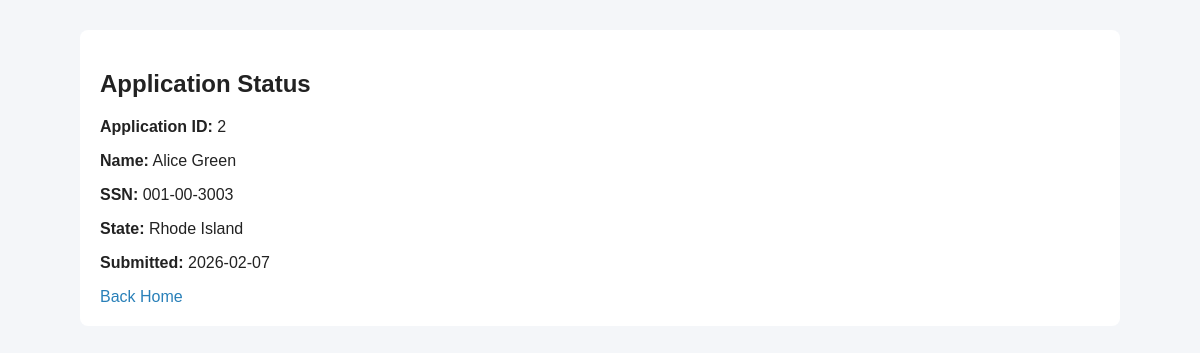
Screenshot of /application/2/status with the database file from the repository.
### tables this page shows
CREATE TABLE citizen_apps (
            app_id INTEGER PRIMARY KEY AUTOINCREMENT,
            fullname VARCHAR(100) NOT NULL,
            email VARCHAR(100),
            phno VARCHAR(15),
            ssn VARCHAR(20) UNIQUE,
            gender CHAR(1),
            state_name VARCHAR(50),
            create_date DATE DEFAULT CURRENT_DATE,
            update_date DATE,
            created_by VARCHAR(50),
            updated_by VARCHAR(50)
        );

### app.py (the view)
@app.route('/application/<int:app_id>/status')
def application_status(app_id):
    conn = get_db()
    cur = conn.cursor()
    cur.execute('SELECT * FROM citizen_apps WHERE app_id = ?', (app_id,))
    application = cur.fetchone()
    if not application:
        conn.close()
        return "Application not found"
    conn.close()
    return render_template('public/status.html', application=application)

### app.py (called while the page is built)
def get_db():
    conn = sqlite3.connect(DB_NAME)
    conn.row_factory = sqlite3.Row
    return conn

### templates/public/status.html (shortened to what this page needs)
<!DOCTYPE html>
<html>
<head>
    <link rel="stylesheet" href="{{ url_for('static', filename='css/style.css') }}">
</head>
<body>
    <div class="container">
        <h2>Application Status</h2>
        {% if application %}
            <p><strong>Application ID:</strong> {{ application['app_id'] }}</p>
            <p><strong>Name:</strong> {{ application['fullname'] }}</p>
            <p><strong>SSN:</strong> {{ application['ssn'] }}</p>
            <p><strong>State:</strong> {{ application['state_name'] }}</p>
            <p><strong>Submitted:</strong> {{ application['create_date'] }}</p>
        {% else %}
            <p>Application not found.</p>
        {% endif %}
        <a href="/">Back Home</a>
    </div>
</body>
</html>

### static/css/style.css (style rules this page uses)
body { font-family: Arial, Helvetica, sans-serif; background: #f4f6f9; color:#222; }
.container { max-width: 1000px; margin: 30px auto; padding: 20px; background: #fff; border-radius:8px; }
a { color:#2980b9; text-decoration:none }

### rows the page displays
citizen_apps: app_id "2", fullname "Alice Green", ssn "001-00-3003", state_name "Rhode Island", create_date "2026-02-07"
